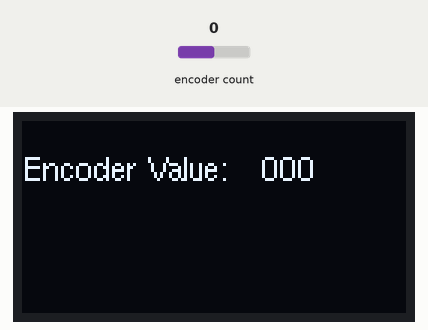
The sketch below on a simulated Arduino Nano, built with avr-gcc and run on an emulated ATmega328P. Shown: 128×64 one-colour display. The test bench sets the inputs (shaded band); at power-on: encoder count 0. What the sketch prints to the serial monitor is not drawn.

Above: at 1.2 s.
1.3 s: encoder count set to 1
At 2.2 s:
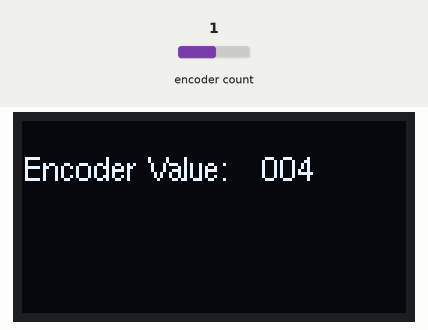
2.9 s: encoder count set to 2
At 4.2 s:
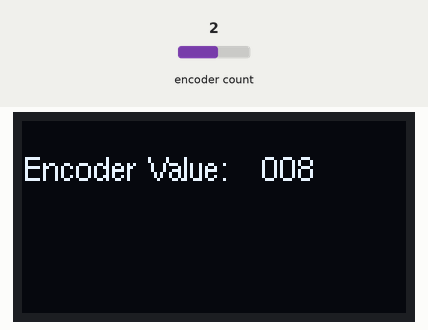
4.5 s: encoder count set to 3
At 5.5 s:
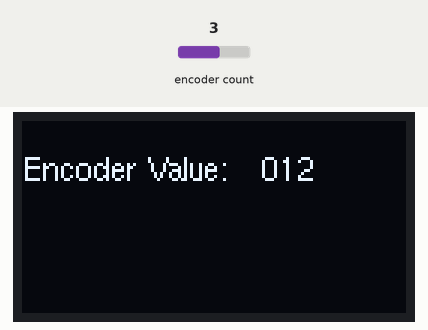
Timing chart, 0 to 7.5 s (numbered marks = the images above; inputs shaded):
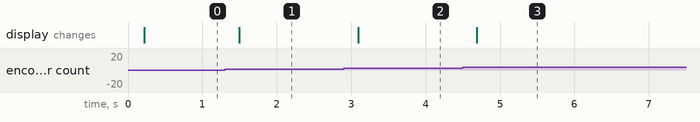

The sketch:

_02a_rotery_encoder_test.ino
```cpp
#include <Arduino.h>
#include <U8g2lib.h>

#include <Encoder.h>

// we will hog both the interrupt pins for best performance
#define ENC_A_PIN 2
#define ENC_B_PIN 4

#define SET_PIN 4 // set the current encoder value to be the new variable
#define PROG_PIN 5 // change the programming mode

// Change these two numbers to the pins connected to your encoder.
//   Best Performance: both pins have interrupt capability
//   Good Performance: only the first pin has interrupt capability
//   Low Performance:  neither pin has interrupt capability
Encoder myEnc(ENC_A_PIN, ENC_B_PIN);
long oldPosition  = -999;

#include <SPI.h>

/* from https://store.arduino.cc/usa/arduino-nano
SPI: 10 (SS), 11 (MOSI), 12 (MISO), 13 (SCK). These pins support SPI communication, which, although provided by the underlying hardware, is not currently included in the Arduino language.
*/
#define CS_PIN 9
#define DC_PIN 10
#define RS_PIN 11
#define SDA_PIN 12 // also called Data or MISO
#define SCL_PIN 13 // also called Clock SCK

// this works
U8G2_SSD1306_128X64_NONAME_1_4W_SW_SPI u8g2(U8G2_R0, SCL_PIN, SDA_PIN, CS_PIN, DC_PIN, RS_PIN);

void setup(void) {
  u8g2.begin();
  // Set font to Helvetica regurlar 8 pixel font
  // For other options see https://github.com/olikraus/u8g2/wiki/fntlistall#8-pixel-height
  u8g2.setFont(u8g2_font_helvR08_tf);
  Serial.begin(9600);
  Serial.println("Basic Encoder Test:");
}

void loop(void) {
  // look for the new encoder number
  long newPosition = myEnc.read();
  if (newPosition != oldPosition) {
    oldPosition = newPosition;
    u8g2.firstPage();
      do {
          u8g2.drawStr(0,20,"Encoder Value:");
          u8g2.setCursor(80,20);
          // right justify but only works up to 3 digits
          u8g2.print(u8x8_u8toa(newPosition, 3));
          } while ( u8g2.nextPage() );
   }
  delay(10);
}
```

Measured:
- after the input at 1.3 s, the display: changes after 0.20 s (image 1)
- after the input at 2.9 s, the display: changes after 0.19 s (image 2)
- after the input at 4.5 s, the display: changes after 0.19 s (image 3)
